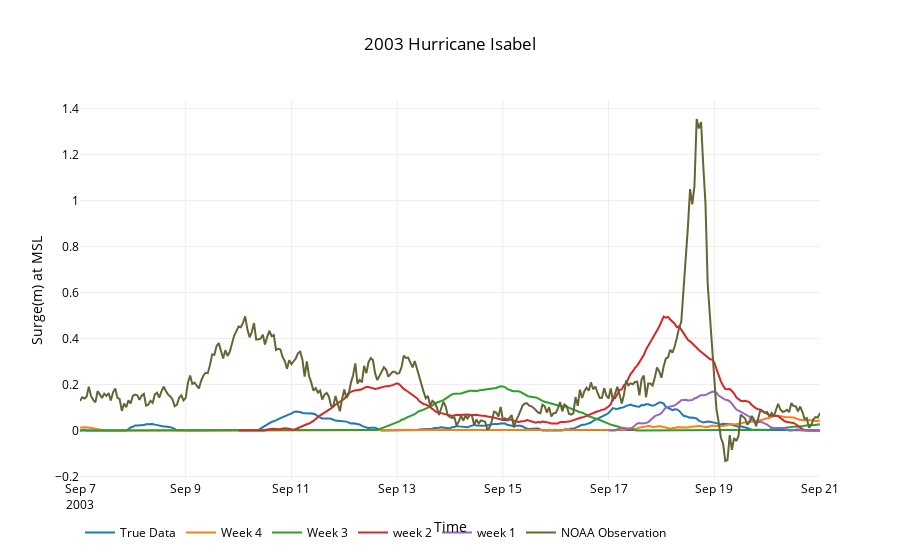

The notebook cell saved with this chart:
### Markdown cell above
### Duck, NC Station

### Code cell
starts,end,noaa = '20030827','20030926','8651370'
data = utils.plot_timeseries(files,start,starts,end,noaa,name,26642)
title,x,y = '2003 Hurricane Isabel','Time','Surge(m) at MSL'
layout=utils.layout(title,x,y)
fig = go.Figure(data=data, layout=layout)
interactive = iplot(fig)
#po.plot(fig,filename=root_dir+'\\'+'duck_surge.html')
